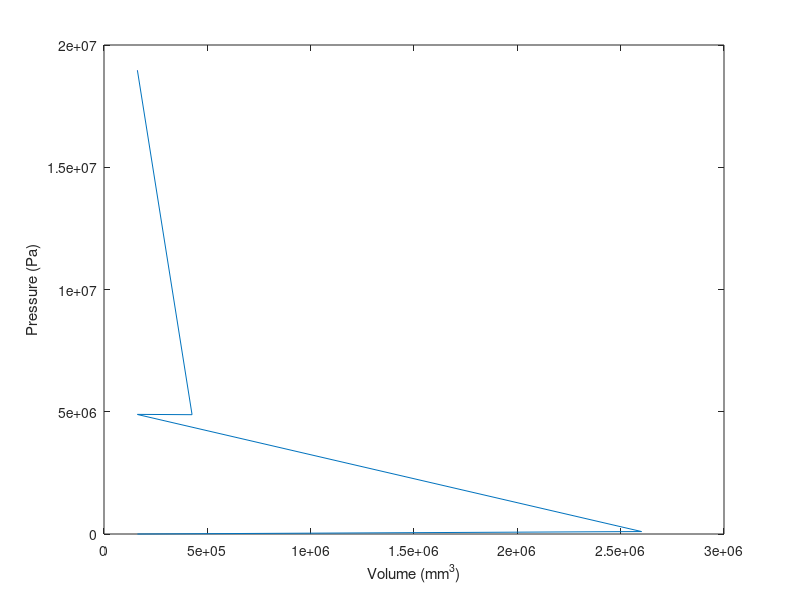

Here is the MATLAB script that generated this plot:
 length= 'enter the connrod length:';                        %enter the connecting rod length
l=input(length);
stroke='enter the stroke value:';                            %enter the stroke length of the engine under study
stroke=input(stroke);         
bore='enter the bore value:';                                %enter the bore length of the engine
bore=input(bore);
temp= 'enter the inlet temp:';                               %Inlet temperature based on supercharging or not
t1=input(temp);
pressure='enter the inlet pressure:';                        %Inlet pressure 
p1=input(pressure);
a=(stroke)/2;
z=2;
gamma=1.4;
Cp=1005;                                                      %Specific heat
vc= 1.6157e+005;                                              %clearance volume
vsw=0.785*bore*bore*stroke;                                   %swept volume
v1=vc+vsw;                                                    %total volume
for crankangle=180:-1:0                                       %Simulation of compression stroke
    y1= (l*l)-((a*a)* (sind(crankangle)* sind(crankangle)));
     y2= y1^0.5;
     s= (a*cosd(crankangle)) + y2;                            %calculation of distance between crankshaft and piston pin
     vs1= 0.785*bore*bore*(l+a-s);                            %calculation of cylinder volume as a function of crankangle
     v2=vc+vs1;                                               %total volume 
     pdummy(1)=1*10^5;                                        %Initial Pressure in Pa
     vdummy(1)=2.6012*10^6;                                   %Initial Volume@BDC
     p2=pdummy(z-1)*((vdummy(z-1))/(v2))^1.4;                 %Calculation of pressure at compression stroke
     vdummy(z)=v2;                                            %Assigning calculated volume to another variable
     pdummy(z)=p2;                                            %Assigning calculated pressure to another variable
     z=z+1;
end
t2=t1*(p2/p1)^(0.2857);                                       %temperature calculation based on new pressure value
p3=p2;                                                        %constant pressure 
w='enter the heat addition';
q=input(w);
t3=(q/Cp)+t2;                                                 %addition of heat due to combustion
v3=(vc*t3)/t2;                                                %Change in volume due to combustion 
z=2;
prdummy(1)=48.8*10^5;
vodummy(1)=4.2609*10^5;
for crankangle=395:1:540                                      %simulation of power stroke
    y1= (l*l)-((a*a)* (sind(crankangle)* sind(crankangle)));
     y2= y1^0.5;
     s= (a*cosd(crankangle)) + y2;
     vs1= 0.785*bore*bore*(l+a-s);
     v2=vc+vs1;
     p2=prdummy(z-1)*((vodummy(z-1))/(v2))^1.4
     vodummy(z)=v2;
     prdummy(z)=p2;
     z=z+1;
end





pressure=[p1,pdummy,p3,prdummy];
volume=[v1,vdummy,v3,vodummy];
plot(volume,pressure)
xlabel ('Volume (mm^3)')
ylabel ('Pressure (Pa)')